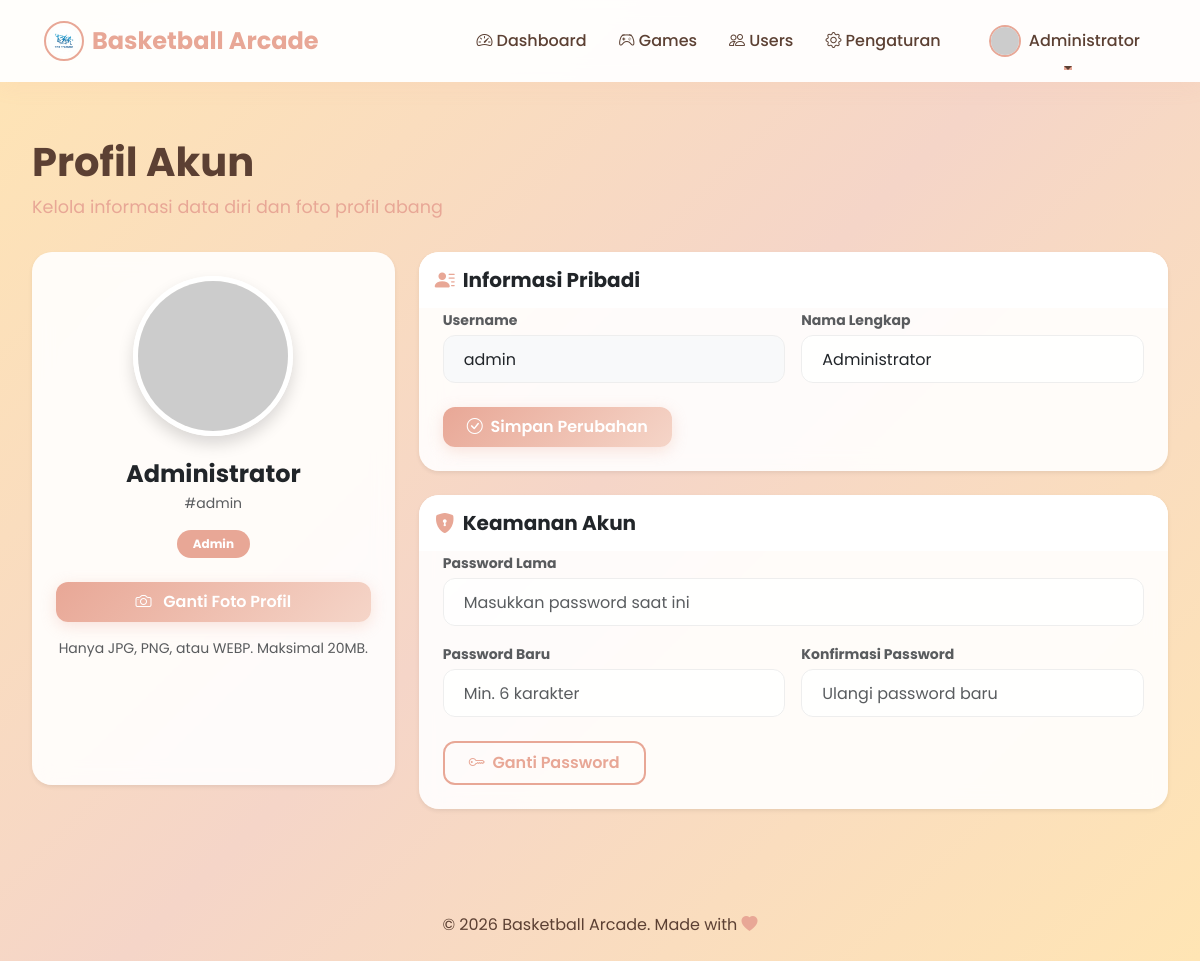
The app's page /profil/index.php (signed in) with its own data.
### tables this page shows
CREATE TABLE `users` (
  `id` int NOT NULL,
  `username` varchar(50) NOT NULL,
  `password` varchar(255) NOT NULL,
  `full_name` varchar(100) NOT NULL,
  `role` enum('admin','user') DEFAULT 'user',
  `created_at` timestamp NOT NULL DEFAULT CURRENT_TIMESTAMP,
  `foto_profil` varchar(255) DEFAULT NULL
);

### profil/index.php (the view, shortened to what this page needs)
<?php
require_once '../config/koneksi.php';
$user_id = $_SESSION['user_id'];
$query = "SELECT * FROM users WHERE id = ?";
$stmt = $conn->prepare($query);
$stmt->bind_param("i", $user_id);
$stmt->execute();
$user = $stmt->get_result()->fetch_assoc();
include '../includes/header.php';
?>
<link rel="stylesheet" href="https://cdnjs.cloudflare.com/ajax/libs/cropperjs/1.5.13/cropper.min.css">
<?php include '../includes/navbar.php'; ?>
<div class="container-custom mt-4">
    <div class="mb-4">
        <h1 class="page-title">Profil Akun</h1>
        <p class="page-subtitle">Kelola informasi data diri dan foto profil abang</p>
    </div>
    <div class="row">
        <div class="col-lg-4 mb-4">
            <div class="card card-custom shadow-sm text-center p-4 h-100">
                <div class="mb-3 position-relative d-inline-block mx-auto">
                    <?php
                    $foto = !empty($user['foto_profil']) ? '../assets/foto_profil/' . $user['foto_profil'] : 'https://ui-avatars.com/api/?name=' . urlencode($user['full_name']) . '&background=E8A796&color=fff&size=128';
                    ?>
                    <img src="<?php echo $foto; ?>" alt="Profile" class="rounded-circle shadow" id="profileDisplay" style="width: 160px; height: 160px; object-fit: cover; border: 5px solid white;">
                </div>
                <h4 class="fw-bold mb-1 mt-2"><?php echo htmlspecialchars($user['full_name']); ?></h4>
                <p class="text-muted small mb-3">#<?php echo htmlspecialchars($user['username']); ?></p>
                <div class="d-flex justify-content-center gap-2 mb-4">
                    <span class="badge bg-peach px-3 py-2 rounded-pill"><?php echo ucfirst($user['role']); ?></span>
                </div>
                <div class="d-grid gap-2">
                    <button type="button" class="btn btn-peach py-2" onclick="document.getElementById('inputPhoto').click();">
                        <i class="bi bi-camera me-2"></i> Ganti Foto Profil
                    </button>
                </div>
                <p class="small text-muted mt-3 mb-0">Hanya JPG, PNG, atau WEBP. Maksimal 20MB.</p>
            </div>
        </div>
        <div class="col-lg-8">
            <div class="card card-custom shadow-sm mb-4">
                <div class="card-header bg-white py-3 border-bottom-0">
                    <h5 class="mb-0 fw-bold"><i class="bi bi-person-lines-fill me-2 text-peach"></i>Informasi Pribadi</h5>
                </div>
                <div class="card-body p-4 pt-0">
                    <form action="" method="POST" id="profileForm">
                        <div class="row g-3">
                            <div class="col-md-6 text-start">
                                <label class="form-label small fw-bold text-muted mb-1">Username</label>
                                <input type="text" class="form-control form-control-custom bg-light" value="<?php echo htmlspecialchars($user['username']); ?>" disabled>
                            </div>
                            <div class="col-md-6 text-start">
                                <label class="form-label small fw-bold text-muted mb-1">Nama Lengkap</label>
                                <input type="text" name="full_name" class="form-control form-control-custom" value="<?php echo htmlspecialchars($user['full_name']); ?>" required>
                            </div>
                            <div class="col-12 mt-4">
                                <button type="submit" class="btn btn-peach px-4 py-2">
                                    <i class="bi bi-check-circle me-1"></i> Simpan Perubahan
                                </button>
                            </div>
                        </div>
                    </form>
                </div>
            </div>
            <div class="card card-custom shadow-sm">
                <div class="card-header bg-white py-3 border-bottom-0">
                    <h5 class="mb-0 fw-bold"><i class="bi bi-shield-lock-fill me-2 text-peach"></i>Keamanan Akun</h5>
                </div>
                <div class="card-body p-4 pt-0">
                    <form action="" method="POST">
                        <div class="row g-3">
                            <div class="col-12 text-start">
                                <label class="form-label small fw-bold text-muted mb-1">Password Lama</label>
                                <input type="password" name="old_password" class="form-control form-control-custom" placeholder="Masukkan password saat ini" required>
                            </div>
                            <div class="col-md-6 text-start">
                                <label class="form-label small fw-bold text-muted mb-1">Password Baru</label>
                                <input type="password" name="new_password" class="form-control form-control-custom" placeholder="Min. 6 karakter" required>
                            </div>
                            <div class="col-md-6 text-start">
                                <label class="form-label small fw-bold text-muted mb-1">Konfirmasi Password</label>
                                <input type="password" name="confirm_password" class="form-control form-control-custom" placeholder="Ulangi password baru" required>
                            </div>
                            <div class="col-12 mt-4">
                                <button type="submit" class="btn btn-outline-peach px-4 py-2">
                                    <i class="bi bi-key me-1"></i> Ganti Password
                                </button>
                            </div>
                        </div>
                    </form>
                </div>
            </div>
        </div>
    </div>
</div>
<?php
include '../includes/footer.php';
?>

### includes/navbar.php (shortened to what this page needs)
<?php
$current_page = basename($_SERVER['PHP_SELF']);
$current_dir = basename(dirname($_SERVER['PHP_SELF']));
$base_path = ($current_dir == 'admin' || $current_dir == 'user' || $current_dir == 'profil') ? '../' : '';
$admin_path = ($current_dir == 'admin') ? '' : $base_path . 'admin/';
$user_path = ($current_dir == 'user') ? '' : $base_path . 'user/';
$user_id_nav = $_SESSION['user_id'];
$query_nav = "SELECT foto_profil, full_name FROM users WHERE id = ?";
$stmt_nav = $conn->prepare($query_nav);
$stmt_nav->bind_param("i", $user_id_nav);
$stmt_nav->execute();
$res_nav = $stmt_nav->get_result()->fetch_assoc();
$nav_photo = !empty($res_nav['foto_profil']) ? $base_path . 'assets/foto_profil/' . $res_nav['foto_profil'] : 'https://ui-avatars.com/api/?name=' . urlencode($res_nav['full_name']) . '&background=E8A796&color=fff';
?>
<nav class="navbar navbar-expand-lg navbar-custom sticky-top">
    <div class="container-fluid">
        <a class="navbar-brand d-flex align-items-center gap-2" href="<?php echo $_SESSION['role'] == 'admin' ? $admin_path . 'dashboard.php' : $user_path . 'dashboard.php'; ?>">
            <img src="<?php echo $base_path; ?>assets/logo.png" alt="Logo" class="rounded-circle" style="width: 40px; height: 40px; object-fit: cover; border: 2px solid var(--primary-peach);">
            <span>Basketball Arcade</span>
        </a>
        <div class="collapse navbar-collapse" id="navbarNav">
            <ul class="navbar-nav ms-auto align-items-center">
                <?php if($_SESSION['role'] == 'admin'): ?>
                <li class="nav-item">
                    <a class="nav-link <?php echo $current_page == 'dashboard.php' && $current_dir == 'admin' ? 'active' : ''; ?>" href="<?php echo $admin_path; ?>dashboard.php">
                        <i class="bi bi-speedometer2"></i> Dashboard
                    </a>
                </li>
                <li class="nav-item">
                    <a class="nav-link <?php echo $current_page == 'riwayat.php' ? 'active' : ''; ?>" href="<?php echo $admin_path; ?>riwayat.php">
                        <i class="bi bi-controller"></i> Games
                    </a>
                </li>
                <li class="nav-item">
                    <a class="nav-link <?php echo $current_page == 'users.php' ? 'active' : ''; ?>" href="<?php echo $admin_path; ?>users.php">
                        <i class="bi bi-people"></i> Users
                    </a>
                </li>
                <li class="nav-item">
                    <a class="nav-link <?php echo $current_page == 'pengaturan.php' ? 'active' : ''; ?>" href="<?php echo $admin_path; ?>pengaturan.php">
                        <i class="bi bi-gear"></i> Pengaturan
                    </a>
                </li>
                <?php endif; ?>
                <li class="nav-item dropdown ms-lg-3">
                    <a class="nav-link dropdown-toggle d-flex align-items-center gap-2" href="#" role="button" data-bs-toggle="dropdown">
                        <img src="<?php echo $nav_photo; ?>" alt="Avatar" class="rounded-circle" style="width: 32px; height: 32px; object-fit: cover; border: 2px solid var(--primary-peach);">
                        <span><?php echo explode(' ', $res_nav['full_name'])[0]; ?></span>
                    </a>
                </li>
            </ul>
        </div>
    </div>
</nav>

### assets/css/style.css (style rules this page uses)
:root { --primary-peach: #E8A796; --secondary-peach: #F5D5C8; --cream: #FFF8F0; --warm-yellow: #FFE5B4; --text-dark: #5C4033; --white: #FFFFFF; }
* { margin: 0; padding: 0; box-sizing: border-box; }
body { font-family: 'Poppins', 'Segoe UI', sans-serif; background: linear-gradient(135deg, #FFE5B4 0%, #F5D5C8 50%, #FFE5B4 100%); min-height: 100vh; color: var(--text-dark); }
.navbar-custom { background: rgba(255, 255, 255, 0.95) !important; backdrop-filter: blur(10px); box-shadow: 0 4px 20px rgba(232, 167, 150, 0.1); padding: 1rem 2rem; }
.navbar-brand { font-weight: 700; font-size: 1.5rem; color: var(--primary-peach) !important; display: flex; align-items: center; gap: 0.5rem; }
.nav-link { color: var(--text-dark) !important; font-weight: 500; margin: 0 0.5rem; transition: all 0.3s ease; position: relative; }
.nav-link::after { content: ''; position: absolute; width: 0; height: 2px; bottom: -5px; left: 50%; background-color: var(--primary-peach); transition: all 0.3s ease; transform: translateX(-50%); }
.card-custom { background: rgba(255, 255, 255, 0.9); backdrop-filter: blur(10px); border-radius: 20px; border: none; box-shadow: 0 8px 32px rgba(232, 167, 150, 0.2); transition: all 0.3s ease; overflow: hidden; }
.btn-peach { background: linear-gradient(135deg, var(--primary-peach), var(--secondary-peach)); color: white; border: none; padding: 0.75rem 2rem; border-radius: 50px; font-weight: 600; transition: all 0.3s ease; box-shadow: 0 4px 15px rgba(232, 167, 150, 0.3); }
.btn-outline-peach { border: 2px solid var(--primary-peach); color: var(--primary-peach); background: transparent; padding: 0.75rem 2rem; border-radius: 50px; font-weight: 600; transition: all 0.3s ease; }
.form-control-custom { border: 2px solid var(--secondary-peach); border-radius: 15px; padding: 0.75rem 1.25rem; transition: all 0.3s ease; background: rgba(255, 255, 255, 0.8); }
.container-custom { padding: 2rem; max-width: 1400px; margin: 0 auto; }
.page-title { color: var(--text-dark); font-weight: 700; font-size: 2.5rem; margin-bottom: 0.5rem; }
.page-subtitle { color: var(--primary-peach); font-size: 1.1rem; margin-bottom: 2rem; }

### profil/index.php (style rules this page uses)
.bg-peach { background-color: var(--primary-peach) !important; color: white !important; }
.text-peach { color: var(--primary-peach) !important; }
.card-custom { border-radius: 20px !important; border: none; }
.form-control-custom { border-radius: 12px; height: 48px; border: 1px solid #eee; }
.btn-peach { background: linear-gradient(135deg, var(--primary-peach), var(--secondary-peach)); border: none; color: white; border-radius: 12px; font-weight: 600; transition: all 0.3s ease; }
.btn-outline-peach { border: 2px solid var(--primary-peach); color: var(--primary-peach); border-radius: 12px; font-weight: 600; }

### records on screen
users: full_name "Administrator", username "admin", role "Admin"
